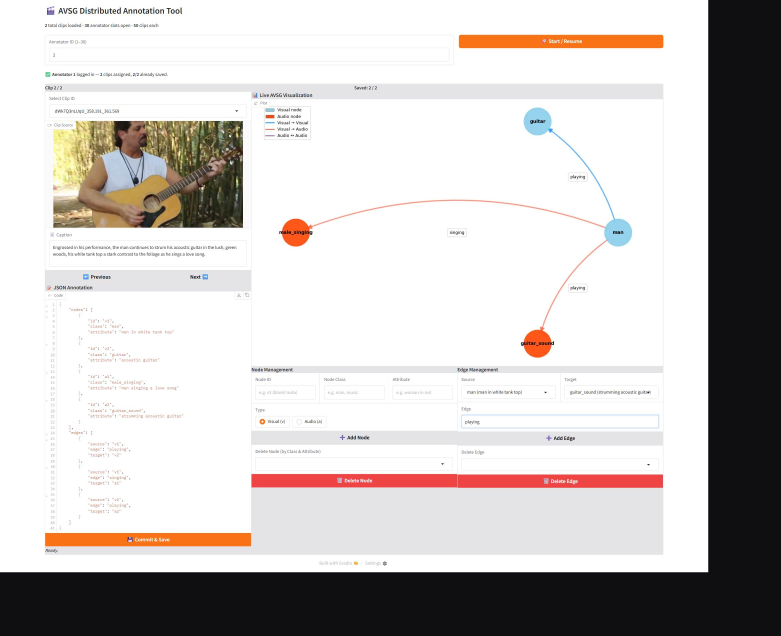
#> input picture figures/figs/interface/annotation_full.png, 2341 x 1907 px (shown at 1/3 size)
$ python make_workflow.py
#> lines starting #> are read from the running program, lines starting #| are printed output that depends on the picture
#> in main, screenshot is the input picture: PIL image 2341x1907 RGB; mean R, G, B 201.6, 197.5, 195.7
"""Build the workflow and annotation-interface figures from a real UI capture.

The PNG is an unmodified local browser screenshot of the running annotation
tool with a canonical gold example loaded. Only rectangular crops are made;
no controls, answers, or graph content are reconstructed. Cropped panels are
arranged for print, so the figures do not imply the original screen layout.
"""

from pathlib import Path

import matplotlib

matplotlib.use("Agg")
import matplotlib.pyplot as plt
from matplotlib.patches import Circle, FancyBboxPatch
from PIL import Image


ROOT = Path(__file__).resolve().parent
SOURCE = ROOT / "figs" / "interface" / "annotation_full.png"
BLUE = "#0072B2"
INK = "#183F59"

# Coordinates refer to the unchanged 2341 x 1907 browser screenshot.
CROPS = {
    "video": (137, 360, 753, 684),
    "media": (137, 360, 753, 805),
    "graph": (755, 298, 1990, 1098),
    "edges": (1371, 1100, 1990, 1465),
    "controls": (755, 1100, 1990, 1465),
}


def panel(fig, screenshot, key, rect):
    ax = fig.add_axes(rect)
    ax.imshow(screenshot.crop(CROPS[key]))
    ax.set_xticks([])
    ax.set_yticks([])
    for spine in ax.spines.values():
        spine.set_linewidth(0.5)
        spine.set_color("#D6DDE1")
    return ax


def workflow(ax):
    ax.set_xlim(0, 1)
    ax.set_ylim(0, 1)
    ax.axis("off")
    steps = [
        ("Screen + review", "4,348 reviewed", "1,731 eligible"),
        ("Model prefill", "Gemini 3.1 Pro", "Editable initial graph"),
        ("Human correction", "1,024 gold clips", "455 source videos"),
        ("Independent audits", "4 validators; 8 auditors", "330 edge judgments"),
    ]
    lefts = [0.015, 0.270, 0.525, 0.780]
    width = 0.205
    for index, ((title, line1, line2), left) in enumerate(zip(steps, lefts)):
        ax.add_patch(FancyBboxPatch(
            (left, 0.09), width, 0.79,
            boxstyle="round,pad=0.007,rounding_size=0.028",
            linewidth=0.8, edgecolor="#AABFCD", facecolor="#F4F8FB",
        ))
        # The small numbered tab makes the order easy to scan in grayscale.
        ax.text(left + 0.019, 0.88, str(index + 1), ha="center", va="center",
                fontsize=8.0, fontweight="bold", color="white",
                bbox={"boxstyle": "circle,pad=0.25", "facecolor": BLUE, "edgecolor": "white", "linewidth": 1.2})
        ax.text(left + width / 2, 0.675, title, ha="center", va="center",
                fontsize=8.3, fontweight="bold", color=INK)
        ax.text(left + width / 2, 0.422, line1, ha="center", va="center",
                fontsize=8.0, color="#222222")
        ax.text(left + width / 2, 0.205, line2, ha="center", va="center",
                fontsize=8.0, color="#222222")
        if index < 3:
            ax.annotate("", xy=(lefts[index + 1] - 0.010, 0.48),
                        xytext=(left + width + 0.012, 0.48),
                        arrowprops={"arrowstyle": "-|>", "lw": 1.1, "color": "#6D889A"})


def main_figure(screenshot):
    fig = plt.figure(figsize=(7.0, 3.4))
    workflow(fig.add_axes([0.0, 0.715, 1.0, 0.285]))
    fig.text(0.5, 0.662, "Human correction in the annotation tool", ha="center",
             va="center", fontsize=9.3, fontweight="bold", color=INK)
    fig.text(0.015, 0.603, "(a) Replay video and audio", fontsize=8.7,
             fontweight="bold", va="center")
    fig.text(0.515, 0.603, "(b) Edit directed relations", fontsize=8.7,
             fontweight="bold", va="center")
    panel(fig, screenshot, "video", [0.015, 0.060, 0.47, 0.525])
    panel(fig, screenshot, "edges", [0.515, 0.010, 0.47, 0.570])
    fig.savefig(ROOT / "figs" / "workflow.pdf", metadata={
        "Title": "AVSG workflow and cropped panels of the annotation interface",
        "Subject": "Actual browser screenshot crops; original layout rearranged for readability",
    })
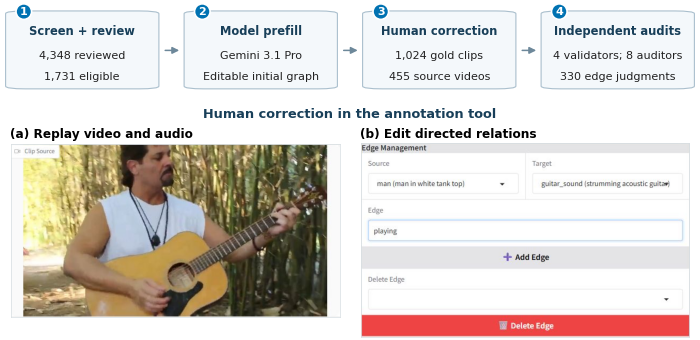
#> figure drawn by matplotlib, 3 panels
    plt.close(fig)


def supplement_figure(screenshot):
    fig = plt.figure(figsize=(7.0, 7.3))
    fig.text(0.015, 0.972, "(a) Clip playback and caption", fontsize=9.0,
             fontweight="bold", va="center")
    fig.text(0.515, 0.972, "(c) Directed-edge editing", fontsize=9.0,
             fontweight="bold", va="center")
    panel(fig, screenshot, "media", [0.015, 0.620, 0.47, 0.325])
    panel(fig, screenshot, "edges", [0.515, 0.620, 0.47, 0.325])
    fig.text(0.015, 0.595, "(b) Complete live graph preview", fontsize=9.0,
             fontweight="bold", va="center")
    panel(fig, screenshot, "graph", [0.015, 0.010, 0.97, 0.565])
    fig.savefig(ROOT / "figs" / "annotation_interface.pdf", metadata={
        "Title": "Actual annotation interface: media, graph preview, and editing controls",
        "Subject": "Cropped screenshot panels rearranged for print; all four graph nodes and three edges are shown",
    })
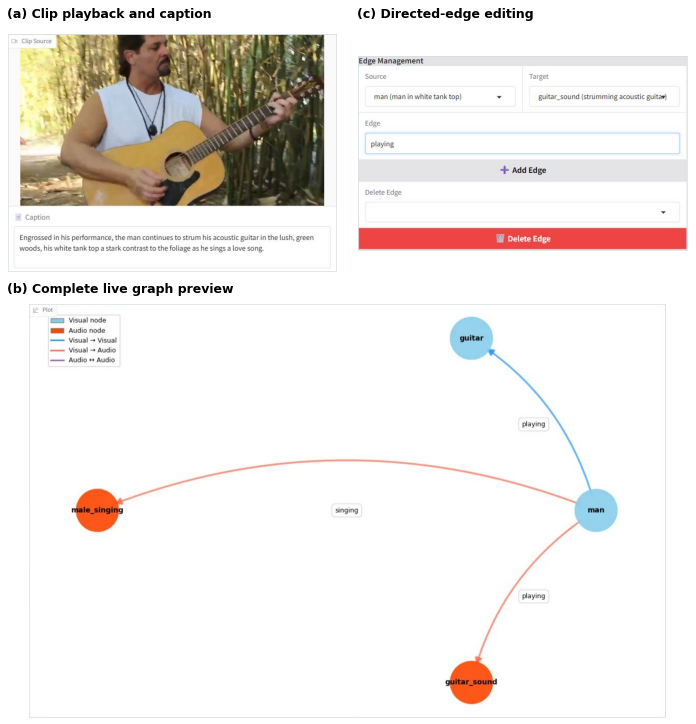
#> figure drawn by matplotlib, 3 panels
    plt.close(fig)


def main():
    plt.rcParams.update({"font.family": "DejaVu Sans", "pdf.fonttype": 42, "ps.fonttype": 42})
    screenshot = Image.open(SOURCE).convert("RGB")
    assert screenshot.size == (2341, 1907), "Update crop coordinates for a new screenshot size"
    main_figure(screenshot)
    supplement_figure(screenshot)
    print("Wrote figs/workflow.pdf (7 x 3.4 in) and figs/annotation_interface.pdf (7 x 7.3 in).")
    print("Source screenshot is unchanged; figures contain explicitly cropped, rearranged panels.")


if __name__ == "__main__":
    main()
